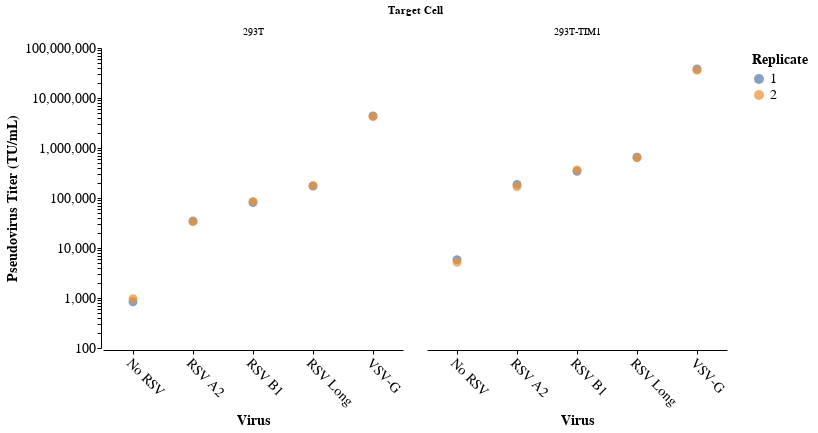

The cell this chart's notebook holds for it:
### Code cell
# Define a function to configure the chart style
def configure_chart(chart):
    return chart.configure_axis(
        labelFontSize=14,
        titleFontSize=14,
        grid=False
    ).configure_view(
        strokeWidth=2
    )

# Define a selection for hover
hover = alt.selection_point(fields=["virus", "replicate"], nearest=True, on="mouseover", empty="none")

# Create the base chart
base = alt.Chart(df).encode(
    x=alt.X(
        'virus:N',
        title='Virus',
        axis=alt.Axis(labelAngle=45)
    ),
    y=alt.Y(
        'TU/mL:Q',
        title='Pseudovirus Titer (TU/mL)',
        scale=alt.Scale(type='log')  # Optional: Use log scale if needed
    ),
    color=alt.Color(
        'replicate:N',
        title='Replicate',
        legend=alt.Legend(title="Replicate")
    ),
    tooltip=[
        alt.Tooltip('virus:N', title='Virus'),
        alt.Tooltip('target cell:N', title='Target Cell'),
        alt.Tooltip('replicate:N', title='Replicate'),
        alt.Tooltip('dilution:Q', title='Dilution'),
        alt.Tooltip('RLU:Q', title='RLU'),
        alt.Tooltip('uL:Q', title='uL'),
        alt.Tooltip('RLU/uL:Q', title='RLU/uL')
    ]
)

# Points and hover logic
points = base.mark_point(size=80, filled=True).add_params(hover)

# Add a rule (highlight nearest point)
highlight = base.transform_filter(hover).mark_circle(size=200, color="red")

# Combine points and highlight, and facet by 'target cell'
faceted_chart = (
    (points + highlight)
    .properties(width=300, height=300)
    .facet(
        facet=alt.Facet('target cell:N', title='Target Cell')
    )
)

# Configure and display the chart
final_chart = configure_chart(faceted_chart)
final_chart

### Figure 1 — Vega-Lite specification as saved in the notebook (floating-point values rounded to 4 significant figures)
{"config": {"background": "transparent", "title": {"fontSize": 20, "fontWeight": "normal", "font": "Helvetica", "anchor": "start", "color": "#000000", "orient": "top", "offset": 5, "subtitleColor": "gray", "subtitleFont": "Helvetica", "subtitleFontWeight": "normal", "subtitleFontSize": 18, "subtitlePadding": 2}, "axis": {"domain": true, "domainColor": "black", "domainWidth": 1, "grid": false, "gridColor": "#DEDDDD", "gridWidth": 0.5, "labelFont": "Helvetica", "labelFontSize": 14, "labelFlush": false, "labelFontWeight": "normal", "labelPadding": 2, "tickColor": "black", "tickSize": 4, "tickWidth": 1, "titleFont": "Helvetica", "titleAlign": "center", "titleFontWeight": "bold", "titleFontSize": 14, "titlePadding": 5}, "legend": {"labelFont": "Helvetica", "labelFontSize": 14, "symbolSize": 100, "titleFont": "Helvetica", "titleFontSize": 14, "titleFontWeight": "bold", "padding": 5, "titleLimit": 200, "gradientLength": 100}, "range": {"category": ["#4e79a7", "#f28e2c", "#e15759", "#76b7b2", "#59a14f", "#edc949", "#af7aa1", "#ff9da7", "#9c755f", "#bab0ab"], "diverging": ["#c7e9b4", "#7fcdbb", "#41b6c4", "#1d91c0", "#225ea8", "#253494"]}, "view": {"stroke": "transparent", "strokeWidth": 2}, "text": {"font": "Helvetica Light", "fontSize": 14}}, "data": {"name": "data-cea73bc7afce5736f8cae987742b3463"}, "facet": {"field": "target cell", "title": "Target Cell", "type": "nominal"}, "spec": {"layer": [{"mark": {"type": "point", "filled": true, "size": 80}, "encoding": {"color": {"field": "replicate", "legend": {"title": "Replicate"}, "title": "Replicate", "type": "nominal"}, "tooltip": [{"field": "virus", "title": "Virus", "type": "nominal"}, {"field": "target cell", "title": "Target Cell", "type": "nominal"}, {"field": "replicate", "title": "Replicate", "type": "nominal"}, {"field": "dilution", "title": "Dilution", "type": "quantitative"}, {"field": "RLU", "title": "RLU", "type": "quantitative"}, {"field": "uL", "title": "uL", "type": "quantitative"}, {"field": "RLU/uL", "title": "RLU/uL", "type": "quantitative"}], "x": {"axis": {"labelAngle": 45}, "field": "virus", "title": "Virus", "type": "nominal"}, "y": {"field": "TU/mL", "scale": {"type": "log"}, "title": "Pseudovirus Titer (TU/mL)", "type": "quantitative"}}, "name": "view_1"}, {"mark": {"type": "circle", "color": "red", "size": 200}, "encoding": {"color": {"field": "replicate", "legend": {"title": "Replicate"}, "title": "Replicate", "type": "nominal"}, "tooltip": [{"field": "virus", "title": "Virus", "type": "nominal"}, {"field": "target cell", "title": "Target Cell", "type": "nominal"}, {"field": "replicate", "title": "Replicate", "type": "nominal"}, {"field": "dilution", "title": "Dilution", "type": "quantitative"}, {"field": "RLU", "title": "RLU", "type": "quantitative"}, {"field": "uL", "title": "uL", "type": "quantitative"}, {"field": "RLU/uL", "title": "RLU/uL", "type": "quantitative"}], "x": {"axis": {"labelAngle": 45}, "field": "virus", "title": "Virus", "type": "nominal"}, "y": {"field": "TU/mL", "scale": {"type": "log"}, "title": "Pseudovirus Titer (TU/mL)", "type": "quantitative"}}, "transform": [{"filter": {"param": "param_1", "empty": false}}]}], "height": 300, "width": 300}, "params": [{"name": "param_1", "select": {"type": "point", "fields": ["virus", "replicate"], "nearest": true, "on": "mouseover"}, "views": ["view_1"]}], "$schema": "https://vega.github.io/schema/vega-lite/v5.20.1.json", "datasets": {"data-cea73bc7afce5736f8cae987742b3463": [{"virus": "No RSV", "replicate": 1, "TU/mL": 5857, "target cell": "293T-TIM1", "virus_order": 1}, {"virus": "No RSV", "replicate": 2, "TU/mL": 5199, "target cell": "293T-TIM1", "virus_order": 1}, {"virus": "RSV Long", "replicate": 1, "TU/mL": 654711, "target cell": "293T-TIM1", "virus_order": 2}, {"virus": "RSV Long", "replicate": 2, "TU/mL": 635130, "target cell": "293T-TIM1", "virus_order": 2}, {"virus": "RSV A2", "replicate": 1, "TU/mL": 186092, "target cell": "293T-TIM1", "virus_order": 3}, {"virus": "RSV A2", "replicate": 2, "TU/mL": 169543, "target cell": "293T-TIM1", "virus_order": 3}, {"virus": "RSV B1", "replicate": 1, "TU/mL": 343078, "target cell": "293T-TIM1", "virus_order": 4}, {"virus": "RSV B1", "replicate": 2, "TU/mL": 363719, "target cell": "293T-TIM1", "virus_order": 4}, {"virus": "No RSV", "replicate": 1, "TU/mL": 841, "target cell": "293T", "virus_order": 1}, {"virus": "No RSV", "replicate": 2, "TU/mL": 972, "target cell": "293T", "virus_order": 1}, {"virus": "RSV Long", "replicate": 1, "TU/mL": 173162, "target cell": "293T", "virus_order": 2}, {"virus": "RSV Long", "replicate": 2, "TU/mL": 176191, "target cell": "293T", "virus_order": 2}, {"virus": "RSV A2", "replicate": 1, "TU/mL": 34519, "target cell": "293T", "virus_order": 3}, {"virus": "RSV A2", "replicate": 2, "TU/mL": 33651, "target cell": "293T", "virus_order": 3}, {"virus": "RSV B1", "replicate": 1, "TU/mL": 81270, "target cell": "293T", "virus_order": 4}, {"virus": "RSV B1", "replicate": 2, "TU/mL": 85354, "target cell": "293T", "virus_order": 4}, {"virus": "VSV-G", "replicate": 1, "TU/mL": 38084151, "target cell": "293T-TIM1", "virus_order": 5}, {"virus": "VSV-G", "replicate": 2, "TU/mL": 36010190, "target cell": "293T-TIM1", "virus_order": 5}, {"virus": "VSV-G", "replicate": 1, "TU/mL": 4380017, "target cell": "293T", "virus_order": 5}, {"virus": "VSV-G", "replicate": 2, "TU/mL": 4224447, "target cell": "293T", "virus_order": 5}]}}
